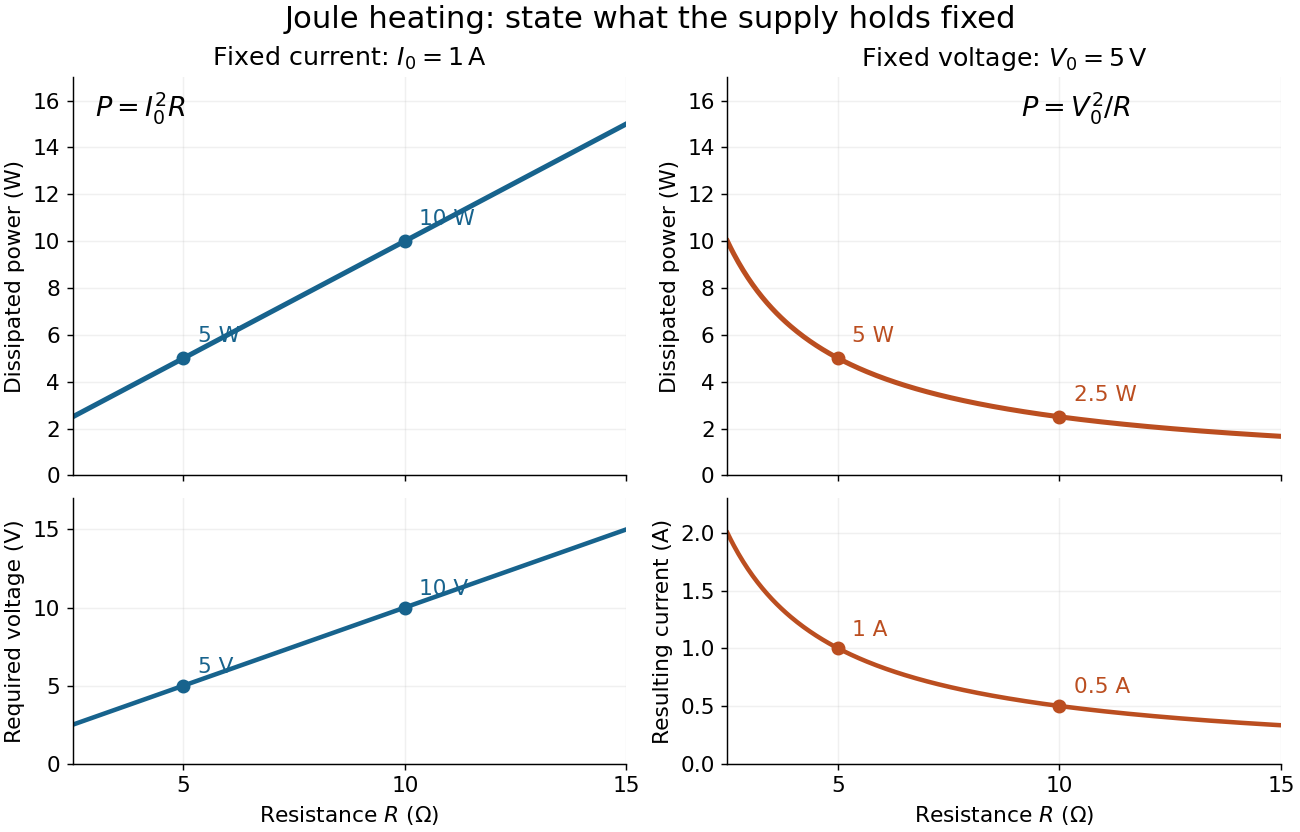

Write the Python code that produced this figure.
"""Compare two ideal resistor drives; Python 3.14 / matplotlib 3.10.7 / numpy 2.3.5.

Run from _media; the matching opaque PNG is written to the current directory.
"""
from pathlib import Path

import matplotlib.pyplot as plt
import numpy as np


def main():
    plt.rcParams.update({"font.size": 12, "axes.titlesize": 14, "axes.labelsize": 12})
    resistance = np.linspace(2.5, 15, 350)
    current, voltage = 1.0, 5.0
    fig, axes = plt.subplots(2, 2, figsize=(10, 6.4), sharex=True,
                             gridspec_kw={"height_ratios": [1.5, 1]}, layout="constrained")
    fig.suptitle("Joule heating: state what the supply holds fixed", fontsize=17)
    blue, orange = "#17638d", "#bb4e20"
    axes[0, 0].plot(resistance, current**2 * resistance, color=blue, lw=2.8)
    axes[0, 1].plot(resistance, voltage**2 / resistance, color=orange, lw=2.8)
    axes[0, 0].set_title(r"Fixed current: $I_0=1\,\mathrm{A}$")
    axes[0, 1].set_title(r"Fixed voltage: $V_0=5\,\mathrm{V}$")
    axes[0, 0].text(0.04, 0.90, r"$P=I_0^2R$", transform=axes[0, 0].transAxes, fontsize=15)
    axes[0, 1].text(0.53, 0.90, r"$P=V_0^2/R$", transform=axes[0, 1].transAxes, fontsize=15)
    for ax, values, color in [(axes[0, 0], [5, 10], blue), (axes[0, 1], [5, 2.5], orange)]:
        ax.scatter([5, 10], values, color=color, s=45, zorder=4)
        for r, p in zip([5, 10], values):
            ax.annotate(f"{p:g} W", (r, p), xytext=(8, 9), textcoords="offset points", color=color)
        ax.set_ylabel("Dissipated power (W)")
        ax.set_ylim(0, 17)
    axes[1, 0].plot(resistance, current * resistance, color=blue, lw=2.5)
    axes[1, 1].plot(resistance, voltage / resistance, color=orange, lw=2.5)
    axes[1, 0].set_ylabel("Required voltage (V)")
    axes[1, 1].set_ylabel("Resulting current (A)")
    axes[1, 0].set_ylim(0, 17)
    axes[1, 1].set_ylim(0, 2.3)
    for ax, values, color in [(axes[1, 0], [5, 10], blue), (axes[1, 1], [1, 0.5], orange)]:
        ax.scatter([5, 10], values, color=color, s=45, zorder=4)
        for r, y in zip([5, 10], values):
            unit = "V" if color == blue else "A"
            ax.annotate(f"{y:g} {unit}", (r, y), xytext=(8, 7), textcoords="offset points", color=color)
        ax.set_xlabel(r"Resistance $R$ ($\Omega$)")
    for ax in axes.flat:
        ax.set_xlim(2.5, 15)
        ax.set_xticks([5, 10, 15])
        ax.grid(alpha=0.18)
        ax.spines[["top", "right"]].set_visible(False)
    fig.savefig(Path(__file__).stem + ".png", dpi=130, facecolor="white", transparent=False)
    plt.close(fig)


if __name__ == "__main__":
    main()
